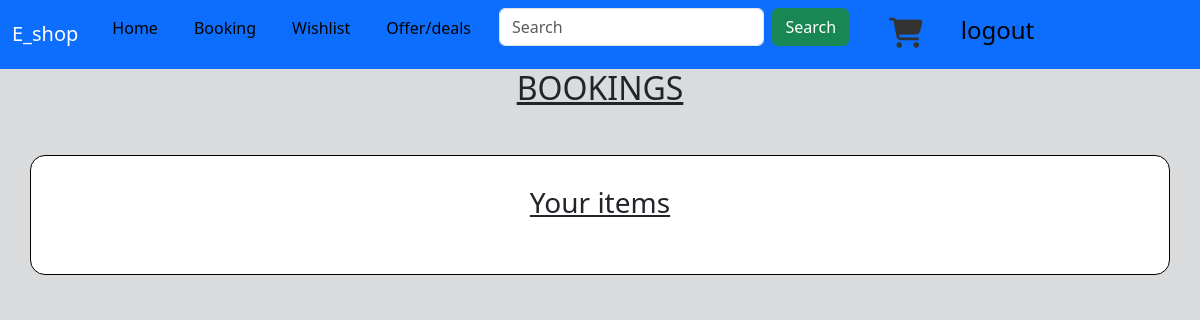
Page /user_vew_booking (signed in) on the earlier database version.
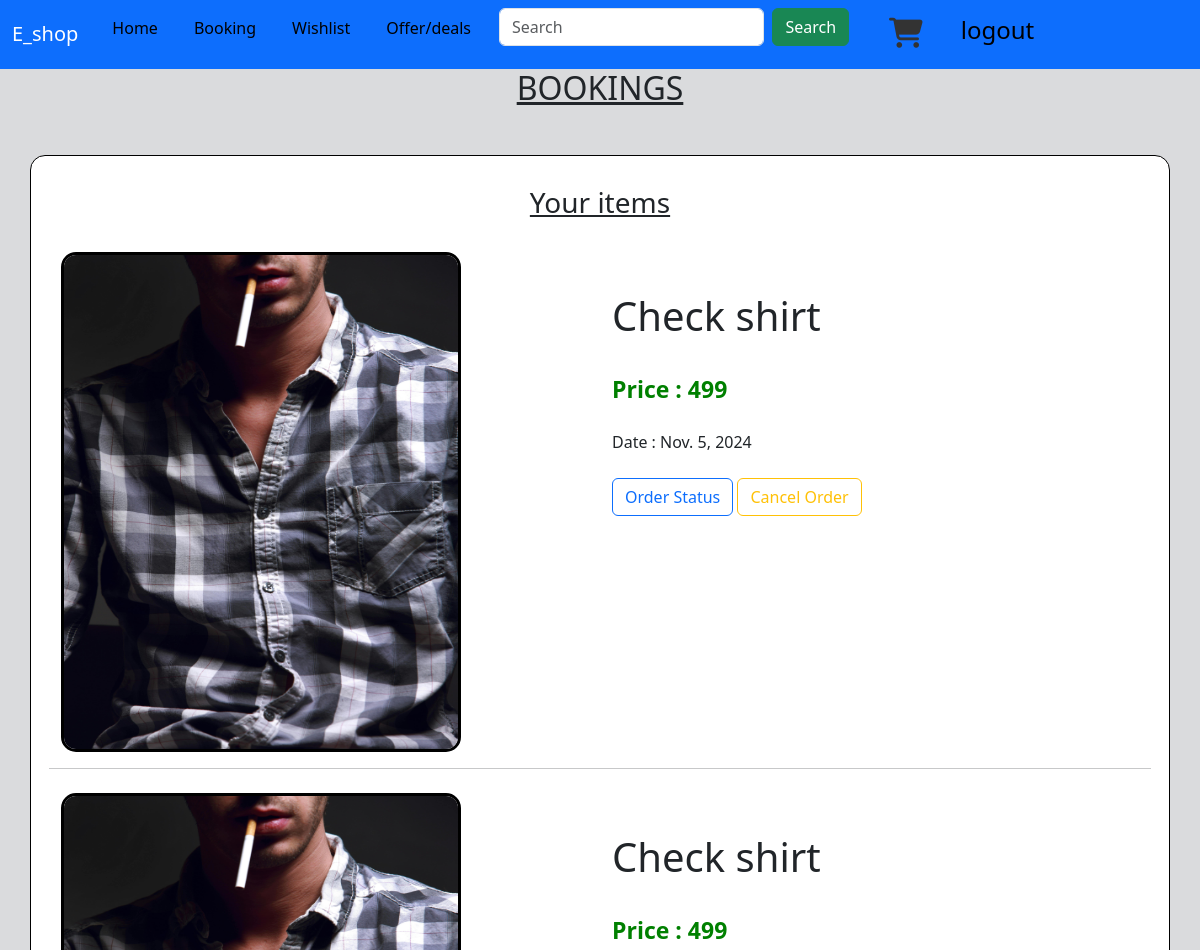
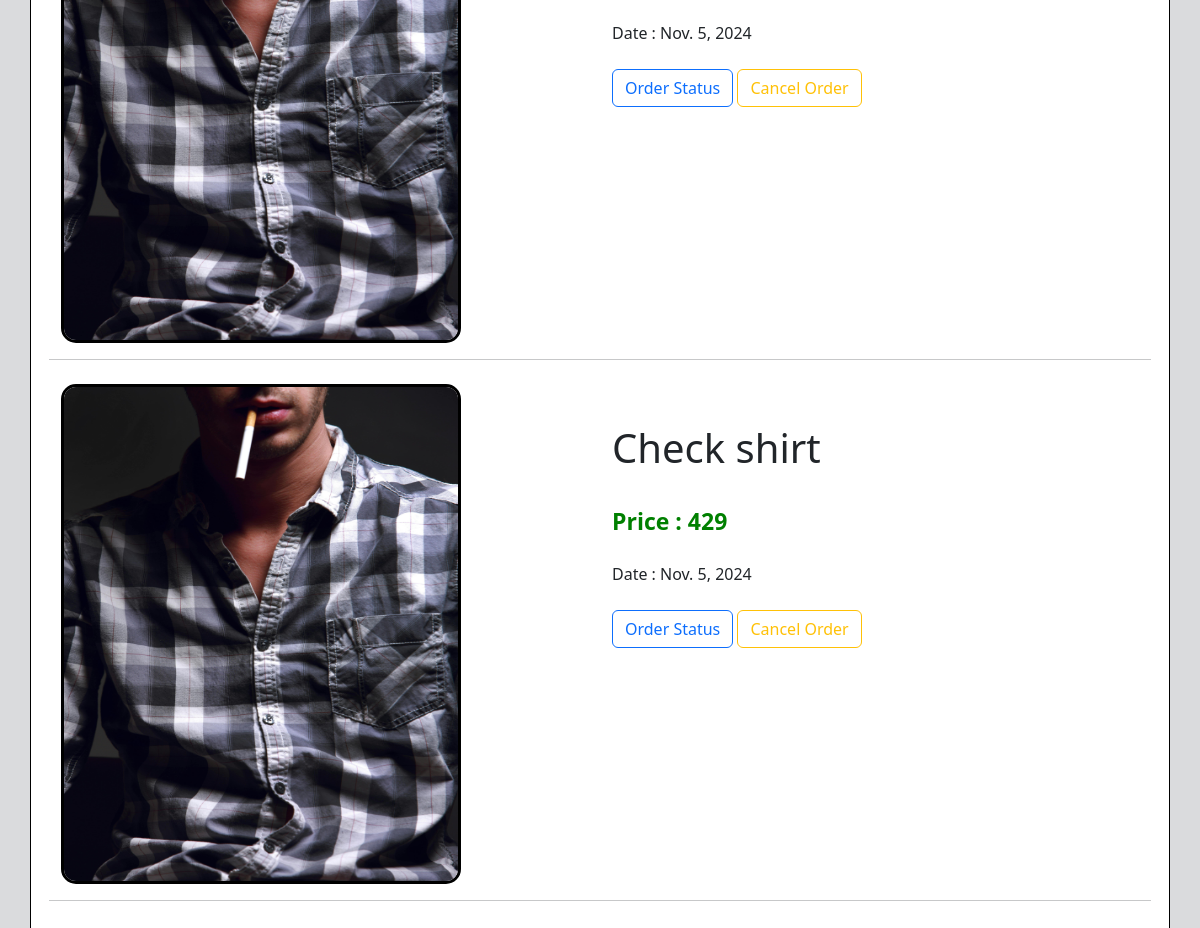
Same page on the later database version (2 pictures, top to bottom).
### app/models.py (models this page shows)
class Buy(models.Model):
    user=models.ForeignKey(User,on_delete=models.CASCADE)
    products=models.ForeignKey(product,on_delete=models.CASCADE)
    price=models.IntegerField()             ##price is added bcs it should not change when product price incres after buying
    date=models.DateField(auto_now_add=True)

class product (models.Model):
    pro_id=models.TextField()
    name=models.TextField()
    price=models.IntegerField()
    offer_price=models.IntegerField()
    img=models.FileField()

### app/views.py (the view)
# urls.py: path('user_vew_booking',views.user_view_booking),
def user_view_booking(req):
    user=User.objects.get(username=req.session['user'])
    data=Buy.objects.filter(user=user)[::-1]
    return render(req,'user/view_booking.html',{'data':data})

### templates/user/view_booking.html (shortened to what this page needs)
<!DOCTYPE html>
<html lang="en">
<head>
    <link href="https://cdn.jsdelivr.net/npm/bootstrap@5.3.3/dist/css/bootstrap.min.css" rel="stylesheet">
    <link rel="stylesheet" href="https://cdnjs.cloudflare.com/ajax/libs/font-awesome/6.6.0/css/all.min.css">
</head>
<body>
    <nav class="navbar navbar-expand-sm bg-primary navbar-dark">
        <div class="container-fluid">
          <a class="navbar-brand" href="#">E_shop</a>
          <div class="collapse navbar-collapse" id="collapsibleNavbar">
            <ul class="navbar-nav">
              <li class="nav-item">
                <a class="nav-link" href="user_home">Home</a>
              </li>
              <li class="nav-item">
                <a class="nav-link" href="#">Booking</a>
              </li>
              <li class="nav-item">
                <a class="nav-link" href="#">Wishlist</a>
              </li>
              <li class="nav-item">
                <a class="nav-link" href="#">Offer/deals</a>
              </li>
              <div class="">
                <li class="nav-item" id="search">
                  <form class="d-flex" role="search" action="search" method="post">
                    <input class="form-control me-2" type="search" name="search" placeholder="Search" aria-label="Search">
                    <button class="btn btn-success" type="submit">Search</button>
                  </form>
                </li>
              </div>
              <li class="nav-item">
                <a href="cart_disp"><i class="fa-solid fa-cart-shopping" id="cart"></i></a>
              </li>
              <li class="nav-item">
                <a id="logout" class="logout nav-link" href="logout">
                  <h4>logout</h4>
                </a>
              </li>
            </ul>
          </div>
        </div>
      </nav>
      <h2 class="text-center">BOOKINGS</h2>
      <div class="container mt-5">
        <h3 class="item text-center mb-4">Your items</h3>
        <div class="row">
          {% for i in data %}
      <div class="col-lg-6 mt-2">
        <img src="{{i.products.img.url}}" class="product_img" alt="" style="width:400px; height: 500px;">
      </div>
      <div class="col-lg-6 mt-5">
        <h4 class="product_name">{{i.products.name}}</h4><br>
       <p class="offer_price" style="display: inline;"> Price : {{i.price}}</p><br><br>
       <p class="Date" style="display: inline;"> Date : {{i.date}}</p><br><br>
       <a href="#" class="btn btn-outline-primary">Order Status</a>
        <a href="#" class="btn btn-outline-warning">Cancel Order</a>
    </div>
    <hr class="mt-3">
    {% endfor %}
</body>
</html>

Differences in the rows shown:
added Buy: products.img (picture), products.name "Check shirt", price "499", date "Nov. 5, 2024"
added Buy: products.img (picture), products.name "Check shirt", price "499", date "Nov. 5, 2024"
added Buy: products.img (picture), products.name "Check shirt", price "429", date "Nov. 5, 2024"
